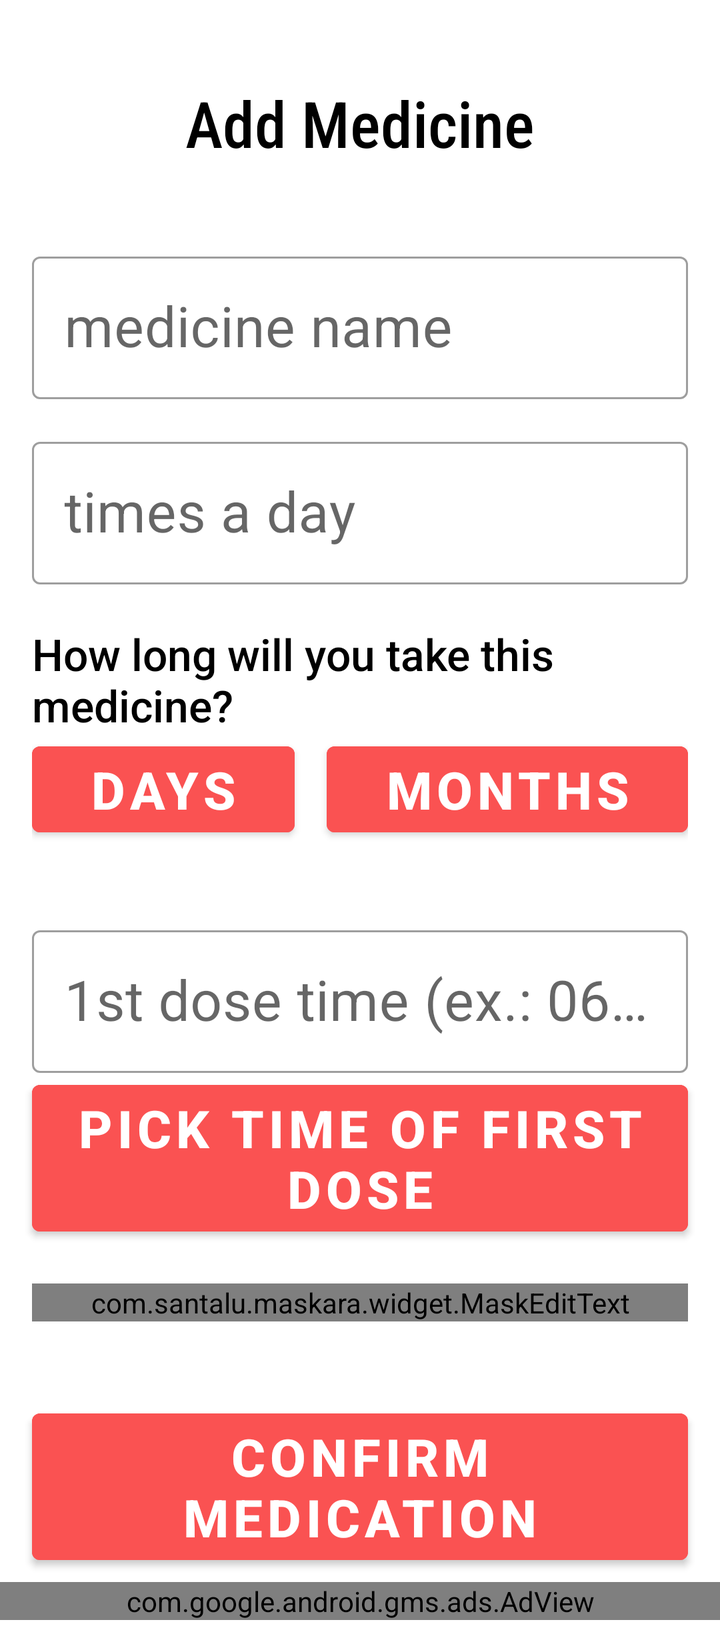
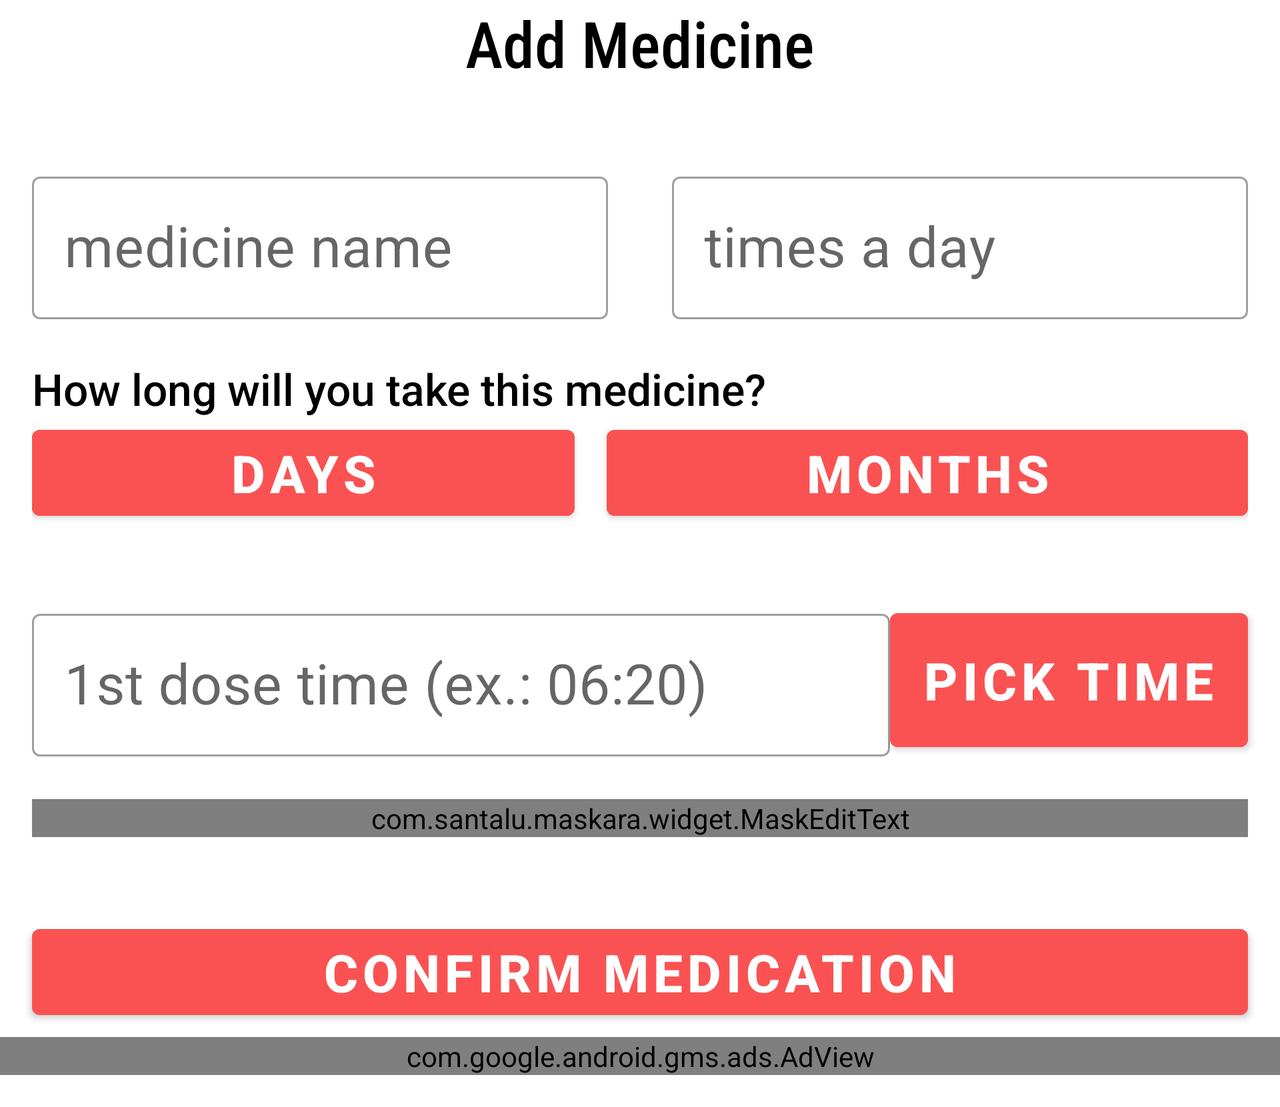

First picture: res/layout/ on a phone held upright. Second picture: the repository's own variant of that layout, on a device whose configuration matches the variant's folder. Source for both follows.
<!-- AndroidManifest.xml: application theme Theme.AppLembreteMedicamento -->
<!-- res/layout/fragment_cadastrar_novo_medicamento.xml -->
<?xml version="1.0" encoding="utf-8"?>
<ScrollView xmlns:android="http://schemas.android.com/apk/res/android"
    xmlns:tools="http://schemas.android.com/tools"
    android:layout_width="match_parent"
    android:layout_height="match_parent"
    android:id="@+id/layout_cadastrar_medicamento"
    android:overScrollMode="never"
    xmlns:app="http://schemas.android.com/apk/res-auto"
    tools:context=".presentation.FragmentCadastrarNovoMedicamento">

    <androidx.constraintlayout.widget.ConstraintLayout
        android:layout_width="match_parent"
        android:id="@+id/container_cl"
        android:layout_height="wrap_content">

        <TextView
            android:id="@+id/label_title_activity_add_medicine"
            android:layout_width="match_parent"
            android:layout_height="wrap_content"
            android:text="@string/label_act_adicionar_medicamentos"
            android:textColor="?android:textColorPrimary"
            android:textSize="32sp"
            android:fontFamily="sans-serif-condensed-medium"
            app:layout_constraintStart_toStartOf="parent"
            app:layout_constraintEnd_toEndOf="parent"
            app:layout_constraintTop_toTopOf="parent"
            android:textAlignment="center"
            android:layout_marginVertical="40dp"/>






        <com.google.android.material.textfield.TextInputLayout
            android:id="@+id/til_medicine_name"
            android:layout_width="0dp"
            android:layout_height="wrap_content"
            style="@style/Widget.MaterialComponents.TextInputLayout.OutlinedBox"
            android:hint="@string/medicine_name"
            android:layout_marginHorizontal="16dp"
            android:layout_marginTop="40dp"
            android:saveEnabled="true"
            app:layout_constraintEnd_toEndOf="parent"
            app:layout_constraintStart_toStartOf="parent"
            app:layout_constraintTop_toBottomOf="@id/label_title_activity_add_medicine">

            <com.google.android.material.textfield.TextInputEditText
                android:id="@+id/til_medicine_name_child"
                android:layout_width="match_parent"
                android:layout_height="match_parent"
                android:saveEnabled="true"
                android:textSize="28sp"
                android:inputType="text"/>

        </com.google.android.material.textfield.TextInputLayout>


        <com.google.android.material.textfield.TextInputLayout
            android:id="@+id/til_medicine_qnt_per_day"
            android:layout_width="0dp"
            android:layout_height="wrap_content"
            style="@style/Widget.MaterialComponents.TextInputLayout.OutlinedBox"
            android:hint="@string/times_a_day"
            android:layout_marginHorizontal="16dp"
            android:layout_marginTop="16dp"
            app:layout_constraintEnd_toEndOf="parent"
            app:layout_constraintStart_toStartOf="parent"
            app:layout_constraintTop_toBottomOf="@id/til_medicine_name">

            <com.google.android.material.textfield.TextInputEditText
                android:id="@+id/til_medicine_qnt_per_day_child"
                android:layout_width="match_parent"
                android:layout_height="match_parent"
                android:textSize="28sp"
                android:inputType="number"/>

        </com.google.android.material.textfield.TextInputLayout>

        <TextView
            android:id="@+id/label_duracao_tratamento"
            android:layout_width="match_parent"
            android:layout_height="wrap_content"
            android:text="@string/how_long_will_you_take_this_medicine"
            android:textSize="22sp"
            android:fontFamily="sans-serif-medium"
            android:textColor="?android:textColorPrimary"
            android:layout_marginTop="20dp"
            app:layout_constraintTop_toBottomOf="@id/til_medicine_qnt_per_day"
            app:layout_constraintStart_toStartOf="parent"
            app:layout_constraintEnd_toEndOf="parent"
            android:layout_marginHorizontal="16dp"/>

        <LinearLayout
            android:id="@+id/container_buttons"
            android:layout_width="match_parent"
            android:layout_height="wrap_content"
            app:layout_constraintStart_toStartOf="parent"
            app:layout_constraintEnd_toEndOf="parent"
            android:layout_marginHorizontal="16dp"
            android:gravity="center_horizontal"
            app:layout_constraintTop_toBottomOf="@id/label_duracao_tratamento"
            android:orientation="horizontal">

            <Button
                android:id="@+id/btn_duracao_dias"
                android:layout_width="wrap_content"
                android:layout_height="wrap_content"
                android:text="@string/days"
                android:fontFamily="sans-serif-medium"
                android:layout_weight="1"
                android:backgroundTint="?attr/colorPrimary"
                android:textColor="@color/white"
                android:layout_marginEnd="16dp"
                android:textStyle="bold"
                android:textSize="26sp" />


            <Button
                android:id="@+id/btn_duracao_meses"
                android:layout_width="wrap_content"
                android:layout_height="wrap_content"
                android:text="@string/months"
                android:fontFamily="sans-serif-medium"
                android:layout_weight="1"
                android:backgroundTint="?attr/colorPrimary"
                android:textColor="@color/white"
                android:textStyle="bold"
                android:textSize="26sp" />




        </LinearLayout>


        <com.google.android.material.textfield.TextInputLayout
            android:id="@+id/til_medicine_time_treatment"
            android:layout_width="0dp"
            android:layout_height="wrap_content"
            style="@style/Widget.MaterialComponents.TextInputLayout.OutlinedBox"
            android:hint="@string/treatment_time"
            android:layout_marginHorizontal="16dp"
            android:layout_marginTop="0dp"
            android:visibility="invisible"
            app:layout_constraintEnd_toEndOf="parent"
            app:layout_constraintStart_toStartOf="parent"
            app:layout_constraintTop_toBottomOf="@id/label_duracao_tratamento">

            <com.google.android.material.textfield.TextInputEditText
                android:id="@+id/til_medicine_time_treatment_child"
                android:layout_width="match_parent"
                android:layout_height="match_parent"
                android:textSize="28sp"
                android:inputType="number"/>

        </com.google.android.material.textfield.TextInputLayout>

        <com.google.android.material.textfield.TextInputLayout
            android:id="@+id/til_time_first_take"
            android:layout_width="0dp"
            android:layout_height="wrap_content"
            style="@style/Widget.MaterialComponents.TextInputLayout.OutlinedBox"
            android:hint="@string/first_dose_hint"
            android:layout_marginHorizontal="16dp"
            android:layout_marginTop="16dp"
            app:layout_constraintEnd_toEndOf="parent"
            app:layout_constraintStart_toStartOf="parent"
            app:layout_constraintTop_toBottomOf="@id/til_medicine_time_treatment">

            <com.google.android.material.textfield.TextInputEditText
                android:layout_width="match_parent"
                android:layout_height="match_parent"
                android:textSize="28sp"
                android:inputType="none"
                android:enabled="false"
                android:id="@+id/et_til_time_first_take"
                />

        </com.google.android.material.textfield.TextInputLayout>

        <Button
            android:id="@+id/btn_open_time_picker"
            android:layout_width="match_parent"
            android:layout_height="wrap_content"
            android:text="@string/pick_time_of_first_dose"
            android:backgroundTint="?attr/colorPrimary"
            android:textColor="@color/white"
            android:textStyle="bold"
            android:textSize="26sp"
            android:fontFamily="sans-serif-medium"
            app:layout_constraintStart_toStartOf="parent"
            app:layout_constraintEnd_toEndOf="parent"
            app:layout_constraintTop_toBottomOf="@id/til_time_first_take"
            android:layout_marginHorizontal="16dp"/>





        <com.santalu.maskara.widget.MaskEditText
            android:id="@+id/input_data_inicio_tratamento"
            android:layout_width="match_parent"
            android:layout_height="wrap_content"
            app:layout_constraintTop_toBottomOf="@id/btn_open_time_picker"
            android:inputType="number"
            style="@style/Widget.MaterialComponents.TextInputLayout.OutlinedBox"
            app:mask="__/__/____"
            android:textSize="28sp"
            android:textColorHint="@color/light_gray"
            android:fontFamily="sans-serif"
            android:hint="@string/treatment_start_date"
            app:maskCharacter="_"
            android:layout_marginHorizontal="16dp"
            android:layout_marginTop="20dp"
            app:maskStyle="normal" />



        <Button
            android:id="@+id/btn_confirm_new_medication"
            android:layout_width="match_parent"
            android:layout_height="wrap_content"
            android:text="@string/confirm_medication"
            android:backgroundTint="?attr/colorPrimary"
            android:textColor="@color/white"
            android:textStyle="bold"
            android:textSize="26sp"
            android:fontFamily="sans-serif-medium"
            app:layout_constraintStart_toStartOf="parent"
            app:layout_constraintEnd_toEndOf="parent"
            android:layout_marginTop="20dp"
            android:layout_marginBottom="20dp"
            app:layout_constraintBottom_toBottomOf="parent"
            app:layout_constraintTop_toBottomOf="@id/input_data_inicio_tratamento"
            android:layout_marginHorizontal="16dp"/>

        <com.google.android.gms.ads.AdView
            xmlns:ads="http://schemas.android.com/apk/res-auto"
            android:id="@+id/adView"
            android:layout_width="match_parent"
            android:layout_height="wrap_content"
            ads:adSize="BANNER"
            android:layout_marginTop="5dp"
            ads:layout_constraintStart_toStartOf="parent"
            ads:layout_constraintEnd_toEndOf="parent"
            ads:layout_constraintBottom_toBottomOf="parent"
            android:layout_marginBottom="16dp"
            ads:layout_constraintTop_toBottomOf="@id/btn_confirm_new_medication"
            ads:adUnitId="ca-app-pub-3940256099942544/6300978111"/>


    </androidx.constraintlayout.widget.ConstraintLayout>


</ScrollView>
<!-- resources referenced by this layout -->
<resources>
  <color name="light_gray">#656565</color>
  <color name="white">#FFFFFFFF</color>
  <string name="confirm_medication">confirm medication</string>
  <string name="days">days</string>
  <string name="first_dose_hint">1st dose time (ex.: 06:20)</string>
  <string name="how_long_will_you_take_this_medicine">How long will you take this medicine?</string>
  <string name="label_act_adicionar_medicamentos">Add Medicine</string>
  <string name="medicine_name">medicine name</string>
  <string name="months">months</string>
  <string name="pick_time_of_first_dose">pick time of first dose</string>
  <string name="times_a_day">times a day</string>
  <string name="treatment_start_date">treatment start date</string>
  <string name="treatment_time">treatment time</string>
  <style name="Theme.AppLembreteMedicamento" parent="Theme.MaterialComponents.DayNight.NoActionBar">
          
          <item name="colorPrimary">@color/rosa_salmao</item>
          <item name="colorPrimaryVariant">@color/purple_700</item>
          <item name="colorOnPrimary">@color/white</item>
          
          <item name="colorSecondary">@color/rosa_salmao</item>
          <item name="colorSecondaryVariant">@color/teal_700</item>
          <item name="colorOnSecondary">@color/black</item>
          
          <item name="android:statusBarColor">@color/white</item>
          
  
          <item name="android:windowLightStatusBar">true</item>
  
          <item name="android:textColorPrimary">@color/black</item>
          <item name="android:textColorSecondary">@color/white</item>
  
      </style>
  <color name="rosa_salmao">#FA5252</color>
  <color name="purple_700">#FF3700B3</color>
  <color name="teal_700">#FF018786</color>
  <color name="black">#FF000000</color>
</resources>
<!-- res/layout-land/fragment_cadastrar_novo_medicamento.xml (the repository's variant of the layout above) -->
<!-- drawn on the phone turned sideways -->
<?xml version="1.0" encoding="utf-8"?>
<ScrollView xmlns:android="http://schemas.android.com/apk/res/android"
    xmlns:tools="http://schemas.android.com/tools"
    android:layout_width="match_parent"
    android:layout_height="match_parent"
    android:id="@+id/layout_cadastrar_medicamento"
    android:overScrollMode="never"
    xmlns:app="http://schemas.android.com/apk/res-auto"
    tools:context=".presentation.FragmentCadastrarNovoMedicamento">

    <androidx.constraintlayout.widget.ConstraintLayout
        android:layout_width="match_parent"
        android:layout_height="wrap_content">

        <TextView
            android:id="@+id/label_title_activity_add_medicine"
            android:layout_width="match_parent"
            android:layout_height="wrap_content"
            android:text="@string/label_act_adicionar_medicamentos"
            android:textColor="?android:textColorPrimary"
            android:textSize="32sp"
            android:fontFamily="sans-serif-condensed-medium"
            app:layout_constraintStart_toStartOf="parent"
            app:layout_constraintEnd_toEndOf="parent"
            app:layout_constraintTop_toTopOf="parent"
            android:textAlignment="center"
            android:layout_marginBottom="40dp"/>






        <com.google.android.material.textfield.TextInputLayout
            android:id="@+id/til_medicine_name"
            android:layout_width="0dp"
            android:layout_height="wrap_content"
            style="@style/Widget.MaterialComponents.TextInputLayout.OutlinedBox"
            android:hint="@string/medicine_name"
            android:layout_marginHorizontal="16dp"
            android:layout_marginTop="40dp"
            android:saveEnabled="true"
            app:layout_constraintEnd_toStartOf="@id/til_medicine_qnt_per_day"
            app:layout_constraintStart_toStartOf="parent"
            app:layout_constraintTop_toBottomOf="@id/label_title_activity_add_medicine">

            <com.google.android.material.textfield.TextInputEditText
                android:layout_width="match_parent"
                android:layout_height="match_parent"
                android:textSize="28sp"
                android:saveEnabled="true"
                android:inputType="text"/>

        </com.google.android.material.textfield.TextInputLayout>


        <com.google.android.material.textfield.TextInputLayout
            android:id="@+id/til_medicine_qnt_per_day"
            android:layout_width="0dp"
            android:layout_height="wrap_content"
            style="@style/Widget.MaterialComponents.TextInputLayout.OutlinedBox"
            android:hint="@string/times_a_day"
            android:layout_marginHorizontal="16dp"
            app:layout_constraintEnd_toEndOf="parent"
            app:layout_constraintStart_toEndOf="@id/til_medicine_name"
            app:layout_constraintTop_toTopOf="@id/til_medicine_name"
            app:layout_constraintBottom_toBottomOf="@id/til_medicine_name">

            <com.google.android.material.textfield.TextInputEditText
                android:layout_width="match_parent"
                android:layout_height="match_parent"
                android:textSize="28sp"
                android:inputType="number"/>

        </com.google.android.material.textfield.TextInputLayout>

        <TextView
            android:id="@+id/label_duracao_tratamento"
            android:layout_width="match_parent"
            android:layout_height="wrap_content"
            android:text="@string/how_long_will_you_take_this_medicine"
            android:textSize="22sp"
            android:fontFamily="sans-serif-medium"
            android:textColor="?android:textColorPrimary"
            android:layout_marginTop="20dp"
            app:layout_constraintTop_toBottomOf="@id/til_medicine_qnt_per_day"
            app:layout_constraintStart_toStartOf="parent"
            app:layout_constraintEnd_toEndOf="parent"
            android:layout_marginHorizontal="16dp"/>

        <LinearLayout
            android:id="@+id/container_buttons"
            android:layout_width="match_parent"
            android:layout_height="wrap_content"
            app:layout_constraintStart_toStartOf="parent"
            app:layout_constraintEnd_toEndOf="parent"
            android:layout_marginHorizontal="16dp"
            android:gravity="center_horizontal"
            app:layout_constraintTop_toBottomOf="@id/label_duracao_tratamento"
            android:orientation="horizontal">

            <Button
                android:id="@+id/btn_duracao_dias"
                android:layout_width="wrap_content"
                android:layout_height="wrap_content"
                android:text="@string/days"
                android:fontFamily="sans-serif-medium"
                android:layout_weight="1"
                android:backgroundTint="?attr/colorPrimary"
                android:textColor="@color/white"
                android:layout_marginEnd="16dp"
                android:textStyle="bold"
                android:textSize="26sp" />


            <Button
                android:id="@+id/btn_duracao_meses"
                android:layout_width="wrap_content"
                android:layout_height="wrap_content"
                android:text="@string/months"
                android:fontFamily="sans-serif-medium"
                android:layout_weight="1"
                android:backgroundTint="?attr/colorPrimary"
                android:textColor="@color/white"
                android:textStyle="bold"
                android:textSize="26sp" />




        </LinearLayout>


        <com.google.android.material.textfield.TextInputLayout
            android:id="@+id/til_medicine_time_treatment"
            android:layout_width="0dp"
            android:layout_height="wrap_content"
            style="@style/Widget.MaterialComponents.TextInputLayout.OutlinedBox"
            android:hint="@string/treatment_time"
            android:layout_marginHorizontal="16dp"
            android:layout_marginTop="0dp"
            android:visibility="invisible"
            app:layout_constraintEnd_toEndOf="parent"
            app:layout_constraintStart_toStartOf="parent"
            app:layout_constraintTop_toBottomOf="@id/label_duracao_tratamento">

            <com.google.android.material.textfield.TextInputEditText
                android:layout_width="match_parent"
                android:layout_height="match_parent"
                android:textSize="28sp"
                android:inputType="number"/>

        </com.google.android.material.textfield.TextInputLayout>

        <com.google.android.material.textfield.TextInputLayout
            android:id="@+id/til_time_first_take"
            android:layout_width="0dp"
            android:layout_height="wrap_content"
            style="@style/Widget.MaterialComponents.TextInputLayout.OutlinedBox"
            android:hint="@string/first_dose_hint"
            android:layout_marginStart="16dp"
            android:layout_marginTop="16dp"
            app:layout_constraintEnd_toStartOf="@id/btn_open_time_picker"
            app:layout_constraintStart_toStartOf="parent"
            app:layout_constraintTop_toBottomOf="@id/til_medicine_time_treatment">

            <com.google.android.material.textfield.TextInputEditText
                android:layout_width="match_parent"
                android:layout_height="match_parent"
                android:textSize="28sp"
                android:inputType="time"
                android:id="@+id/et_til_time_first_take"
                />

        </com.google.android.material.textfield.TextInputLayout>

        <Button
            android:id="@+id/btn_open_time_picker"
            android:layout_width="0dp"
            android:layout_height="wrap_content"
            android:text="@string/pick_time"
            android:backgroundTint="?attr/colorPrimary"
            android:textColor="@color/white"
            android:textStyle="bold"
            android:textSize="26sp"
            android:paddingVertical="16dp"
            android:layout_marginStart="16dp"
            android:fontFamily="sans-serif-medium"
            app:layout_constraintEnd_toEndOf="parent"
            app:layout_constraintTop_toTopOf="@id/til_time_first_take"
            app:layout_constraintBottom_toBottomOf="@id/til_time_first_take"
            android:layout_marginEnd="16dp"/>





        <com.santalu.maskara.widget.MaskEditText
            android:id="@+id/input_data_inicio_tratamento"
            android:layout_width="match_parent"
            android:layout_height="wrap_content"
            app:layout_constraintTop_toBottomOf="@id/btn_open_time_picker"
            android:inputType="number"
            style="@style/Widget.MaterialComponents.TextInputLayout.OutlinedBox"
            app:mask="__/__/____"
            android:textSize="28sp"
            android:textColorHint="@color/light_gray"
            android:fontFamily="sans-serif"
            android:hint="@string/treatment_start_date"
            app:maskCharacter="_"
            android:layout_marginHorizontal="16dp"
            android:layout_marginTop="20dp"
            app:maskStyle="normal" />



        <Button
            android:id="@+id/btn_confirm_new_medication"
            android:layout_width="match_parent"
            android:layout_height="wrap_content"
            android:text="@string/confirm_medication"
            android:backgroundTint="?attr/colorPrimary"
            android:textColor="@color/white"
            android:textStyle="bold"
            android:textSize="26sp"
            android:fontFamily="sans-serif-medium"
            app:layout_constraintStart_toStartOf="parent"
            app:layout_constraintEnd_toEndOf="parent"
            android:layout_marginTop="20dp"
            android:layout_marginBottom="20dp"
            app:layout_constraintBottom_toBottomOf="parent"
            app:layout_constraintTop_toBottomOf="@id/input_data_inicio_tratamento"
            android:layout_marginHorizontal="16dp"/>

        <com.google.android.gms.ads.AdView
            xmlns:ads="http://schemas.android.com/apk/res-auto"
            android:id="@+id/adView"
            android:layout_width="match_parent"
            android:layout_height="wrap_content"
            ads:adSize="BANNER"
            android:layout_marginTop="5dp"
            ads:layout_constraintStart_toStartOf="parent"
            ads:layout_constraintEnd_toEndOf="parent"
            ads:layout_constraintBottom_toBottomOf="parent"
            android:layout_marginBottom="16dp"
            ads:layout_constraintTop_toBottomOf="@id/btn_confirm_new_medication"
            ads:adUnitId="ca-app-pub-3940256099942544/6300978111"/>


    </androidx.constraintlayout.widget.ConstraintLayout>


</ScrollView>
<!-- resources referenced by the variant -->
<!-- as the phone turned sideways resolves them -->
<resources>
  <color name="light_gray">#656565</color>
  <color name="white">#FFFFFFFF</color>
  <string name="confirm_medication">confirm medication</string>
  <string name="days">days</string>
  <string name="first_dose_hint">1st dose time (ex.: 06:20)</string>
  <string name="how_long_will_you_take_this_medicine">How long will you take this medicine?</string>
  <string name="label_act_adicionar_medicamentos">Add Medicine</string>
  <string name="medicine_name">medicine name</string>
  <string name="months">months</string>
  <string name="pick_time">pick time</string>
  <string name="times_a_day">times a day</string>
  <string name="treatment_start_date">treatment start date</string>
  <string name="treatment_time">treatment time</string>
  <style name="Theme.AppLembreteMedicamento" parent="Theme.MaterialComponents.DayNight.NoActionBar">
          
          <item name="colorPrimary">@color/rosa_salmao</item>
          <item name="colorPrimaryVariant">@color/purple_700</item>
          <item name="colorOnPrimary">@color/white</item>
          
          <item name="colorSecondary">@color/rosa_salmao</item>
          <item name="colorSecondaryVariant">@color/teal_700</item>
          <item name="colorOnSecondary">@color/black</item>
          
          <item name="android:statusBarColor">@color/white</item>
          
  
          <item name="android:windowLightStatusBar">true</item>
  
          <item name="android:textColorPrimary">@color/black</item>
          <item name="android:textColorSecondary">@color/white</item>
  
      </style>
  <color name="rosa_salmao">#FA5252</color>
  <color name="purple_700">#FF3700B3</color>
  <color name="teal_700">#FF018786</color>
  <color name="black">#FF000000</color>
</resources>
